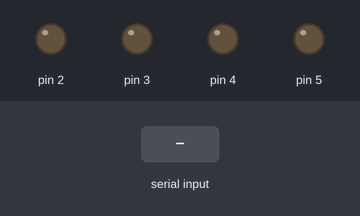
Bench run of a sketch on a simulated Arduino Uno, built with avr-gcc and run on an emulated ATmega328P. Parts: output pins drawn as LEDs (lit = HIGH). The test bench sets the inputs (shaded band).

Above: at 1.2 s.
1.3 s: "W" received over Serial
At 2.5 s:
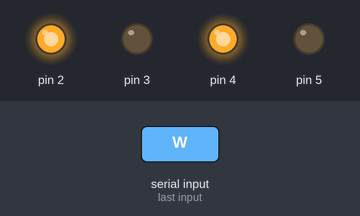
2.8 s: "S" received over Serial
At 3.9 s:
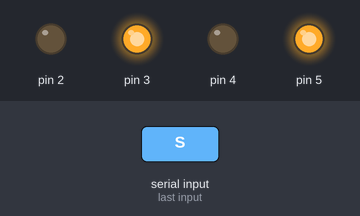
4.3 s: "D" received over Serial
At 5.0 s:
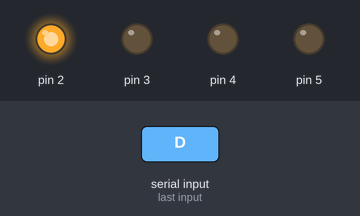
5.8 s: "A" received over Serial
At 6.2 s:
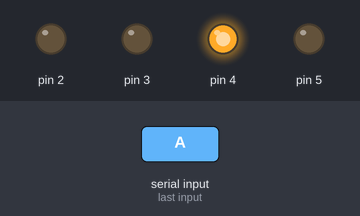
7.3 s: "F" received over Serial
At 8.5 s:
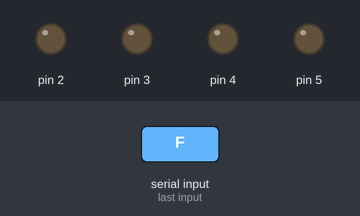
Timing chart, 0 to 9.8 s (numbered marks = the images above; inputs shaded):
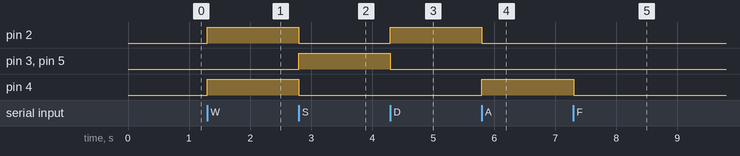

Measured:
- after the input at 1.3 s, pin 2, pin 4: LOW → HIGH at once
- after the input at 2.8 s, pin 2, pin 4: HIGH → LOW at once; pin 3, pin 5: LOW → HIGH at once
- after the input at 4.3 s, pin 2: LOW → HIGH at once; pin 3, pin 5: HIGH → LOW at once
- after the input at 5.8 s, pin 2: HIGH → LOW at once; pin 4: LOW → HIGH at once
- after the input at 7.3 s, pin 4: HIGH → LOW at once

The sketch:

bluetooth_remote_control.ino
```cpp
/*
 * bluetooth_remote_control.ino
 *
 * Final program of the car: drive it from a phone over Bluetooth.
 *
 * Hand transcription of the motoBlockly-generated code shown in the project's
 * final report (slides "小車程式編寫", July 2020). The block version is in
 * docs/images/blocks/bluetooth-remote-control-blocks.png and the code
 * screenshots are bluetooth-remote-control-code-1.png / -code-2.png.
 * The original .ino file was not kept, so this file re-creates the code
 * line by line. It has not been re-tested on the hardware in this form.
 *
 * Wiring:
 *   Bluetooth serial module on the hardware serial port (D0 RX / D1 TX),
 *   9600 baud. Unplug it while uploading, because USB uses the same pins.
 *   Left motor  (motorl): D2 (digital) + D3 (PWM), L9110S channel 1
 *   Right motor (motorr): D4 (digital) + D5 (PWM), L9110S channel 2
 *
 * Commands (one character, sent by the phone app):
 *   'W' forward      go( 255,  255)
 *   'S' backward     go(-255, -255)
 *   'D' turn right   go( 255,    0)  left wheel only
 *   'A' turn left    go(   0,  255)  right wheel only
 *   'F' stop         go(   0,    0)
 * KEY keeps the last command, so the car keeps moving until a new character
 * arrives. The app sends W/S/A/D when an arrow button is pressed and F when
 * it is released, so the car moves only while a button is held.
 *
 * The helper s() (stop) is defined but never called; it is kept as in the
 * original.
 */
char  KEY;
void motorl(int speed) {
  if (speed > 0) {
    digitalWrite(2,HIGH);
    analogWrite(3,(255 - speed));
  } else {
    digitalWrite(2,LOW);
    analogWrite(3,(0 - speed));
  }
}

void motorr(int speed) {
  if (speed > 0) {
    digitalWrite(4,HIGH);
    analogWrite(5,(255 - speed));
  } else {
    digitalWrite(4,LOW);
    analogWrite(5,(0 - speed));
  }
}

void s() {
  digitalWrite(2,LOW);
  analogWrite(3,0);
  digitalWrite(4,LOW);
  analogWrite(5,0);
}

void go(int speedl, int speedr) {
  motorl(speedl);
  motorr(speedr);
}

void setup()
{
  Serial.begin(9600);
  KEY = ' ';
  pinMode(2, OUTPUT);
  pinMode(3, OUTPUT);
  pinMode(4, OUTPUT);
  pinMode(5, OUTPUT);
}


void loop()
{
    if (Serial.available() > 0) {
      KEY = Serial.read();
    }
    if (KEY == 'W') {
      go(255, 255);
    }
    if (KEY == 'S') {
      go(-255, -255);
    }
    if (KEY == 'D') {
      go(255, 0);
    }
    if (KEY == 'A') {
      go(0, 255);
    }
    if (KEY == 'F') {
      go(0, 0);
    }

}
```
